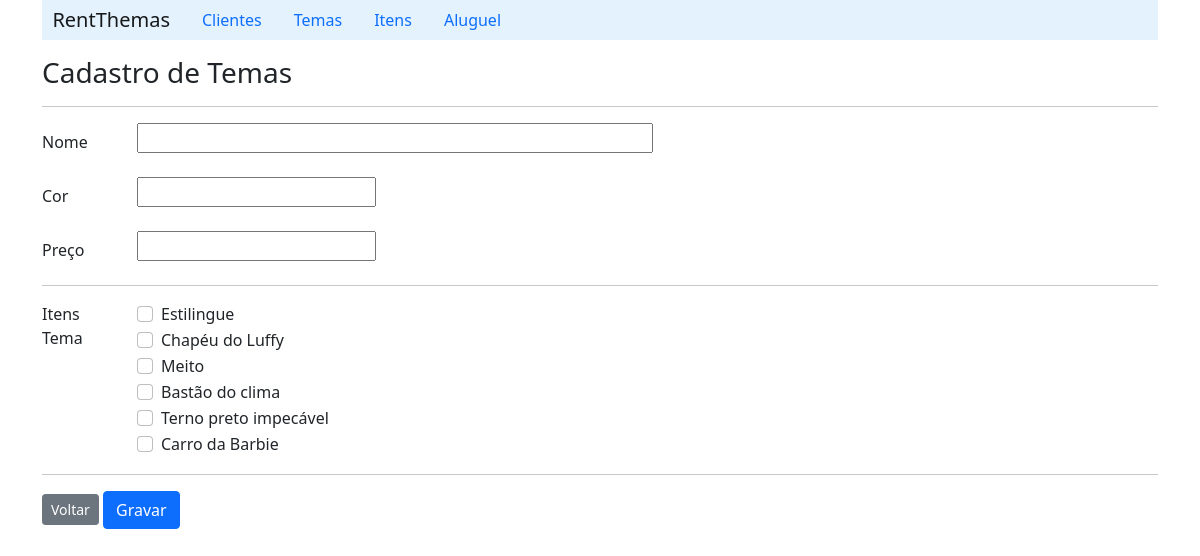
Page /formTheme/ on the committed database.
### aluguel/models.py (models this page shows, shortened)
class Item(models.Model):
    name = models.CharField(max_length=30, blank=False)
    description = models.CharField(max_length=200)

### aluguel/views.py (the view)
# urls.py: path('formTheme/', ThemeViews.formTheme),
    def formTheme(request):
        list_item = Item.objects.all()
        return render(request, 'theme/formTheme.html', {'list_item':list_item})

### aluguel/templates/theme/formTheme.html (shortened to what this page needs)
{% extends "index.html" %}
{% block content %}
    <h3>Cadastro de Temas</h3>
    <hr>
        <form action="/saveTheme/" method="post">
            <div class="row mb-3">
                <label class="col-sm-1 col-form-label" for="name">Nome</label>
                <div class="col-sm-11">
                    <input id="name" type="text" size="50" name="name">
                </div>
            </div>
            <div class="row mb-3">
                <label class="col-sm-1 col-form-label" for="">Cor</label>
                <div class="col-sm-11">
                    <input type="text" size="20" name="color">
                </div>
            </div>
            <div class="row mb-3">
                <label class="col-sm-1 col-form-label" for="">Preço</label>
                <div class="col-sm-11">
                    <input type="text" size="20" name="price">
                </div>
            </div>
            <hr>
            <fieldset class="row mb-3">
                <legend class="col-form-label col-sm-1 pt-0">Itens Tema</legend>
                <div class="col-sm-11">
                    {% for item in list_item %}
                        {% if item%}
                            <div class="form-check">
                                <input id="{{item.id}}" class="form-check-input" type="checkbox" name="item" value="{{item.id}}">
                                <label for="{{item.id}}">{{item.name}}</label>
                            </div>
                        {% endif%}
                    {% endfor %}
                </div>
            </fieldset>
            <hr>
            <a class="btn btn-secondary btn-sm" href="/listTheme">Voltar</a>
            <input class="btn btn-primary" type="submit" value="Gravar">
        </form>
{% endblock %}

### rows in the picture
Item: name "Estilingue"
Item: name "Chapéu do Luffy"
Item: name "Meito"
Item: name "Bastão do clima"
Item: name "Terno preto impecável"
Item: name "Carro da Barbie"
